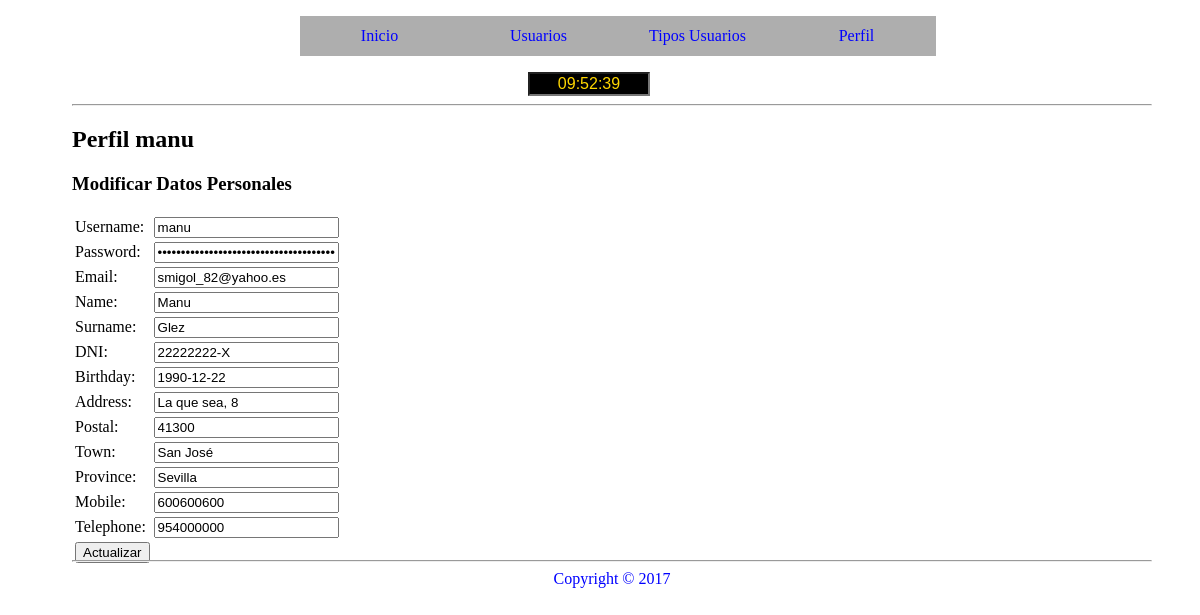
Before: /controller/c_perfil.php?menu=2 (signed in) with the older database file.
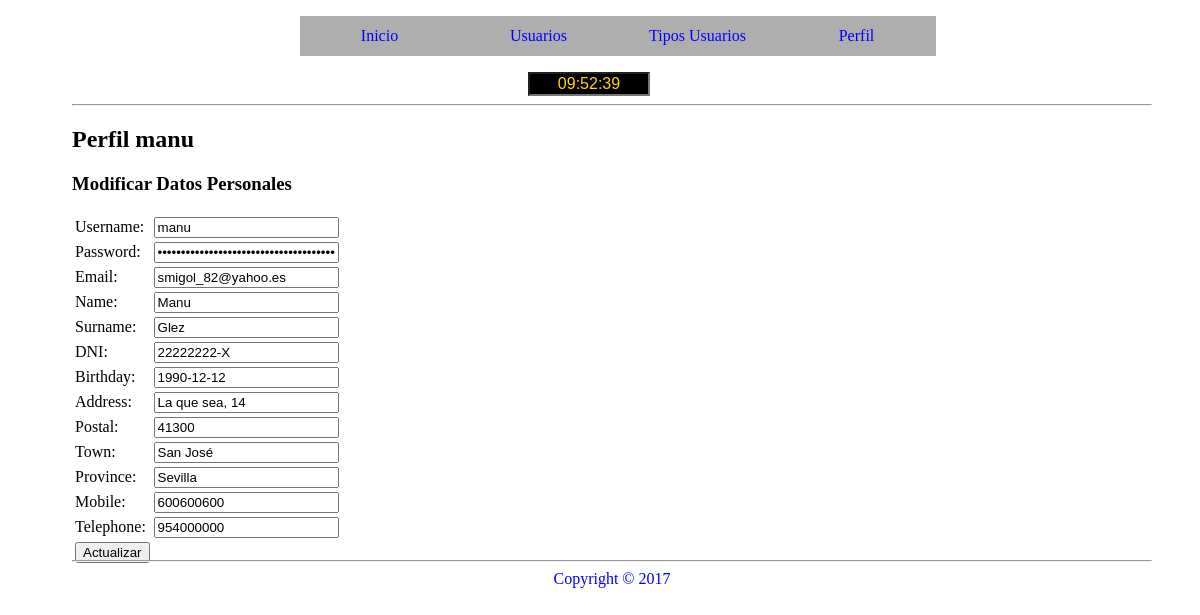
After: the same page with the newer database file.
### tables this page shows
CREATE TABLE `usuarios` (
  `idUsuario` int(11) NOT NULL,
  `username` varchar(20) NOT NULL,
  `password` varchar(255) NOT NULL,
  `email` varchar(255) NOT NULL,
  `name` varchar(100) NOT NULL,
  `surname` varchar(100) NOT NULL,
  `dni` varchar(10) NOT NULL,
  `birthday` date NOT NULL,
  `address` varchar(100) NOT NULL,
  `postal` varchar(5) NOT NULL,
  `town` varchar(100) NOT NULL,
  `province` varchar(100) NOT NULL,
  `mobile` varchar(9) NOT NULL,
  `telephone` varchar(9) DEFAULT NULL,
  `tipoUsuario` varchar(15) NOT NULL DEFAULT 'usuario',
  `estado` varchar(15) NOT NULL DEFAULT 'activado',
  `registro` datetime DEFAULT CURRENT_TIMESTAMP,
  `photo` varchar(100) DEFAULT NULL
);

### model/Usuarios.php (called while the page is built, shortened)
<?php
	require_once('Conectar.php');
	class Usuarios {
		private $idUsuario;
		private $username;
		private $email;
		private $name;
		private $surname;
		private $dni;
		private $birthday;
		private $address;
		private $postal;
		private $town;
		private $province;
		private $mobile;
		private $telephone;
		private $conectado;
		public function __construct($idUsuario=null){
			$this->conectarse= new Conectar();
			$this->conectado=$this->conectarse->conexion();
			if($idUsuario != "" || $idUsuario != 0){
        		$this->idUsuario=$idUsuario;
        		$this->recuperar();
      		}
		}
	    public function recuperar(){
	      $datosArray="SELECT * FROM usuarios WHERE idUsuario = $this->idUsuario";
	      $datos=$this->conectado->query($datosArray);
	      if($datosRecuperados=$datos->fetch_assoc()){
	        $this->idUsuario=$datosRecuperados['idUsuario'];
	        $this->username=$datosRecuperados['username'];
	        $this->email=$datosRecuperados['email'];
	        $this->name=$datosRecuperados['name'];
	        $this->surname=$datosRecuperados['surname'];
	        $this->dni=$datosRecuperados['dni'];
	        $this->birthday=$datosRecuperados['birthday'];
	        $this->address=$datosRecuperados['address'];
	        $this->postal=$datosRecuperados['postal'];
	        $this->town=$datosRecuperados['town'];
	        $this->province=$datosRecuperados['province'];
	        $this->mobile=$datosRecuperados['mobile'];
	        $this->telephone=$datosRecuperados['telephone'];
	      }
	    }
	    public function getUsername(){
	      return $this->username;
	    }
	    public function getEmail(){
	      return $this->email;
	    }
	    public function getName(){
	      return $this->name;
	    }
	    public function getSurname(){
	      return $this->surname;
	    }
	    public function getDNI(){
	      return $this->dni;
	    }
	    public function getBirthday(){
	      return $this->birthday;
	    }
	    public function getAddress(){
	      return $this->address;
	    }
	    public function getPostal(){
	      return $this->postal;
	    }
	    public function getTown(){
	      return $this->town;
	    }
	    public function getProvince(){
	      return $this->province;
	    }
	    public function getMobile(){
	      return $this->mobile;
	    }
	    public function getTelephone(){
	      return $this->telephone;
	    }
	}
 ?>

### model/Conectar.php (called while the page is built, shortened)
<?php
	class Conectar {
		 private $serverlocal;
		 public $login;
  		 public $contrasena;
  		 private $database;
         private $charset;
    	 private $conexion;
		public function __construct() {
			$this->serverlocal=SERVERLOCAL;
			$this->login=LOGIN;
			$this->contrasena=CONTRASENA;
			$this->database=DATABASE;
			$this->charset=CHARSET;
			$this->conexion="";
		}
		public function conexion(){
			try {
				$this->conexion = new mysqli($this->serverlocal, $this->login, $this->contrasena, $this->database);
				$this->conexion->query("SET NAMES '" . $this->charset . "'");
			} catch (Exception $e) {
				die("Error " . $e->getMessage());
				echo "Línea del error " . $e->getLine();
			}
			return $this->conexion;
		}
	}
 ?>

### model/m_modificarDatos.php (called while the page is built, shortened)
<?php
	require_once('Usuarios.php');
	class ModificarDatos {
	  	public function __construct(){
			$this->objetoUsuario=new Usuarios($_SESSION['idUsuario']);
		  }
	}
 ?>

### view/v_modificarDatos.php (the view, shortened to what the changed rows need)
<h3>Modificar Datos Personales</h3>
      <table>
          <tr>
              <td class="der">
                  Username:
              </td>
              <td>
                  <input type="text" name="nombreusuario" value="<?php echo $objetoModificar->objetoUsuario->getUsername();?>"/>
              </td>
          </tr>
          <tr>
              <td class="der">
                  Password:
              </td>
              <td>
                  <input type="password" name="contra" value="<?php echo $_SESSION['pass'];?>"/>
              </td>
          </tr>
          <tr>
              <td>
                  Email:
              </td>
              <td>
                  <input type="text" name="email" value="<?php echo $objetoModificar->objetoUsuario->getEmail();?>"/>
              </td>
          </tr>
          <tr>
              <td>
                  Name:
              </td>
              <td>
                   <input type="text" name="name" value="<?php echo $objetoModificar->objetoUsuario->getName();?>"/>
              </td>
          </tr>
          <tr>
              <td>
                  Surname:
              </td>
              <td>
                   <input type="text" name="surname" value="<?php echo $objetoModificar->objetoUsuario->getSurname();?>"/>
              </td>
          </tr>
          <tr>
              <td>
                  DNI:
              </td>
              <td>
                  <input type="text" name="dni" value="<?php echo $objetoModificar->objetoUsuario->getDNI();?>">
              </td>
          </tr>
          <tr>
              <td>
                  Birthday:
              </td>
              <td>
                  <input type="text" name="birthday" value="<?php echo $objetoModificar->objetoUsuario->getBirthday();?>"/>
              </td>
          </tr>
          <tr>
              <td>
                  Address:
              </td>
              <td>
                  <input type="text" name="address" value="<?php echo $objetoModificar->objetoUsuario->getAddress();?>"/>
              </td>
          </tr>
          <tr>
              <td>
                  Postal:
              </td>
              <td>
                  <input type="text" name="postal" value="<?php echo $objetoModificar->objetoUsuario->getPostal();?>"/>
              </td>
          </tr>
          <tr>
              <td>
                  Town:
              </td>
              <td>
                  <input type="text" name="town" value="<?php echo $objetoModificar->objetoUsuario->getTown();?>"/>
              </td>
          </tr>
          <tr>
              <td>
                  Province:
              </td>
              <td>
                  <input type="text" name="province" value="<?php echo $objetoModificar->objetoUsuario->getProvince();?>"/>
              </td>
          </tr>
          <tr>
              <td>
                  Mobile:
              </td>
              <td>
                  <input type="text" name="mobile" value="<?php echo $objetoModificar->objetoUsuario->getMobile();?>"/>
              </td>
          </tr>
          <tr>
              <td>
                  Telephone:
              </td>
              <td>
                   <input type="text" name="telephone" value="<?php echo $objetoModificar->objetoUsuario->getTelephone();?>"/>
              </td>
          </tr>
          <tr>
              <td>
                  <input type="submit" name="actualizar" value="Actualizar"/>
              </td>
          </tr>
      </table>

Changed rows visible on the page:
changed usuarios "manu": birthday "1990-12-22" → "1990-12-12"; address "La que sea, 8" → "La que sea, 14"
